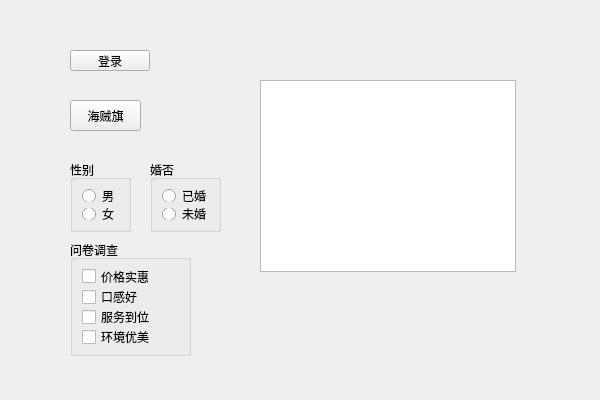
<?xml version="1.0" encoding="UTF-8"?>
<ui version="4.0">
 <class>Widget</class>
 <widget class="QWidget" name="Widget">
  <property name="geometry">
   <rect>
    <x>0</x>
    <y>0</y>
    <width>600</width>
    <height>400</height>
   </rect>
  </property>
  <property name="windowTitle">
   <string>Widget</string>
  </property>
  <widget class="QPushButton" name="pushButton">
   <property name="geometry">
    <rect>
     <x>70</x>
     <y>50</y>
     <width>80</width>
     <height>21</height>
    </rect>
   </property>
   <property name="text">
    <string>登录</string>
   </property>
  </widget>
  <widget class="QToolButton" name="toolButton">
   <property name="geometry">
    <rect>
     <x>70</x>
     <y>100</y>
     <width>71</width>
     <height>31</height>
    </rect>
   </property>
   <property name="text">
    <string>海贼旗</string>
   </property>
  </widget>
  <widget class="QGroupBox" name="groupBox">
   <property name="geometry">
    <rect>
     <x>70</x>
     <y>160</y>
     <width>61</width>
     <height>72</height>
    </rect>
   </property>
   <property name="title">
    <string>性别</string>
   </property>
   <layout class="QVBoxLayout" name="verticalLayout">
    <item>
     <widget class="QRadioButton" name="rBtnMan">
      <property name="text">
       <string>男</string>
      </property>
     </widget>
    </item>
    <item>
     <widget class="QRadioButton" name="rBtnWomen">
      <property name="text">
       <string>女</string>
      </property>
     </widget>
    </item>
   </layout>
  </widget>
  <widget class="QGroupBox" name="groupBox_2">
   <property name="geometry">
    <rect>
     <x>150</x>
     <y>160</y>
     <width>71</width>
     <height>72</height>
    </rect>
   </property>
   <property name="title">
    <string>婚否</string>
   </property>
   <layout class="QVBoxLayout" name="verticalLayout_2">
    <item>
     <widget class="QRadioButton" name="radioButton_3">
      <property name="text">
       <string>已婚</string>
      </property>
     </widget>
    </item>
    <item>
     <widget class="QRadioButton" name="radioButton_4">
      <property name="text">
       <string>未婚</string>
      </property>
     </widget>
    </item>
   </layout>
  </widget>
  <widget class="QGroupBox" name="groupBox_3">
   <property name="geometry">
    <rect>
     <x>70</x>
     <y>240</y>
     <width>121</width>
     <height>116</height>
    </rect>
   </property>
   <property name="title">
    <string>问卷调查</string>
   </property>
   <layout class="QVBoxLayout" name="verticalLayout_3">
    <item>
     <widget class="QCheckBox" name="checkBox">
      <property name="text">
       <string>价格实惠</string>
      </property>
     </widget>
    </item>
    <item>
     <widget class="QCheckBox" name="checkBox_2">
      <property name="text">
       <string>口感好</string>
      </property>
     </widget>
    </item>
    <item>
     <widget class="QCheckBox" name="checkBox_3">
      <property name="text">
       <string>服务到位</string>
      </property>
     </widget>
    </item>
    <item>
     <widget class="QCheckBox" name="checkBox_4">
      <property name="text">
       <string>环境优美</string>
      </property>
     </widget>
    </item>
   </layout>
  </widget>
  <widget class="QListWidget" name="listWidget">
   <property name="geometry">
    <rect>
     <x>260</x>
     <y>80</y>
     <width>256</width>
     <height>192</height>
    </rect>
   </property>
  </widget>
 </widget>
 <resources/>
 <connections/>
</ui>
